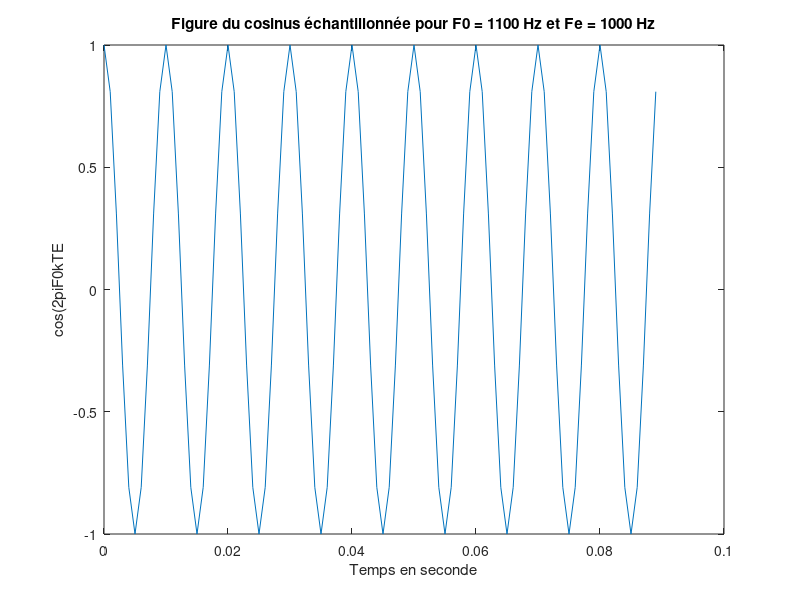

The MATLAB script that drew this image:

clear all;
close all;

%%%%%%%%%%%%%%%%%%%%%%%%%%%%%%%%%%%%%%%%%%%%%%%%%%%%%%%%%%%%%%%%%%%%%%%%%%%
% Exercice 1
%%%%%%%%%%%%%%%%%%%%%%%%%%%%%%%%%%%%%%%%%%%%%%%%%%%%%%%%%%%%%%%%%%%%%%%%%%%

%Définition des constantes
A = 1;
Fo = 1100;
Fe = 10000;
Te = 1/Fe ;

N = 90; %Nombre d'échantillon
k = [0:N-1];
kTe = k*Te;

%Calcul du signal échantillonnée
x_echan = cos(2*pi*Fo*kTe);

%Affichage
plot(kTe,x_echan);
xlabel("Temps en seconde");
ylabel("cos(2\piF0kTE");
title("Figure du cosinus échantillonnée pour F0 = 1100 Hz et Fe = 10000 Hz");


%Définition des constantes
Fe = 1000;
Te = 1/Fe ;

N = 90; %Nombre d'échantillon
k = [0:N-1];
kTe = k*Te;

%Calcul du signal échantillonnée
x_echan = cos(2*pi*Fo*kTe);

%Affichage
plot(kTe,x_echan);
hold on;
xlabel("Temps en seconde");
ylabel("cos(2\piF0kTE");
title("Figure du cosinus échantillonnée pour F0 = 1100 Hz et Fe = 1000 Hz");






